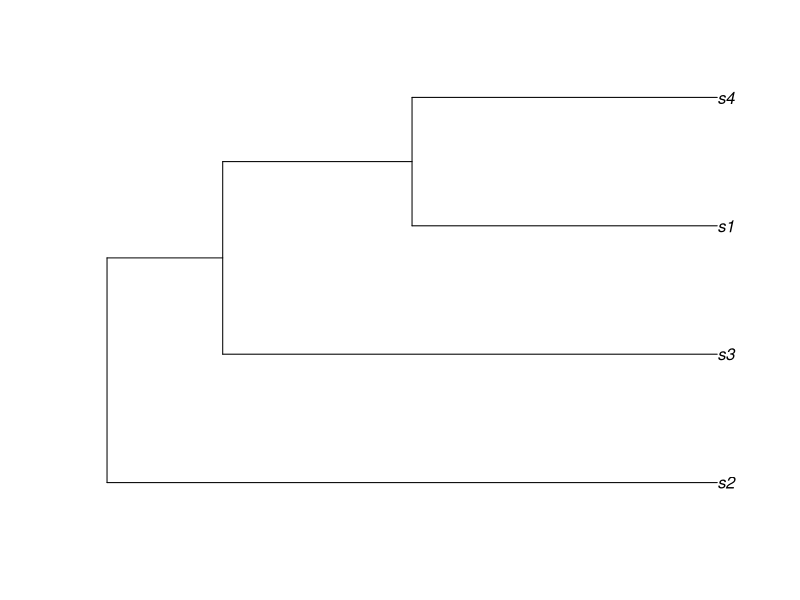
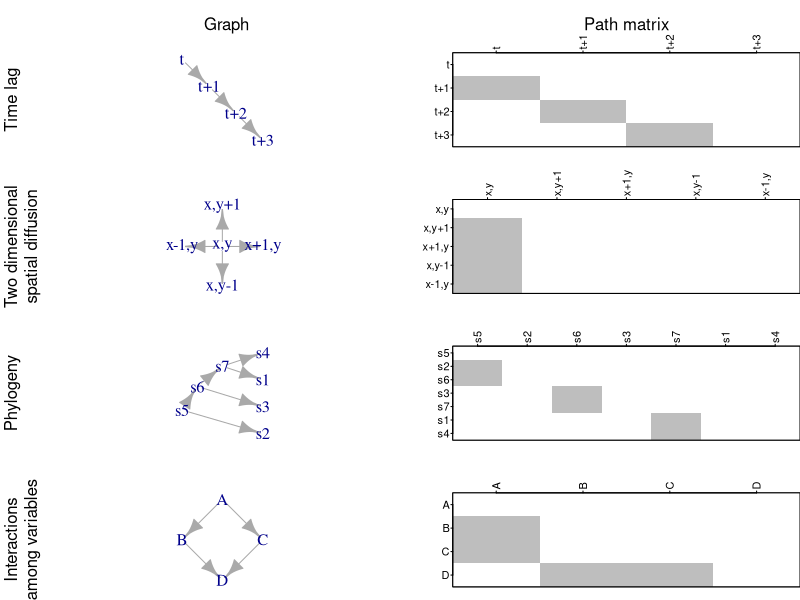

Write R code to recreate these figures, in order.

root_dir = R'(C:\Users\James.Thorson\Desktop\Git\GGMM)'

#
Date = Sys.Date()
run_dir = file.path(root_dir, Date )
  dir.create(run_dir)

library(igraph)
library(Matrix)
library(ape)

plot_graph<-
function( graph ){           # rev(seq_len(ncol(A)))
  A = (as_adjacency_matrix(graph))   # [,rev(seq_len(nrow(A)))]
  image( as.matrix(A)[,rev(seq_len(ncol(A)))], x = seq_len(nrow(A)), y = seq_len(ncol(A)),
         col = c("white","grey"), xaxt = "n", yaxt = "n",
         xlab = "", ylab = "" )
  axis(3, at = axTicks(3), label = names(V(graph)), las = 2)
  axis(2, at = axTicks(2), label = rev(names(V(graph))), las = 2)
  box()
}

g1 <- graph_from_literal(
  "t" -+ "t+1",
  "t+1" -+ "t+2",
  "t+2" -+ "t+3"
)
coords1 = layout_(g1, with_sugiyama())
coords1$layout = cbind( 1:4, 4:1 )

g2 <- graph_from_literal(
  "x,y" -+ "x,y+1",
  "x,y" -+ "x+1,y",
  "x,y" -+ "x,y-1",
  "x,y" -+ "x-1,y"
)
coords2 = layout_(g2, with_sugiyama())
coords2$layout = cbind( x = c(0, 0, 1, 0, -1), y = c(0, 1, 0, -1, 0) )

# Tree
set.seed(101)
tree = rtree(4)
tree$tip.label = gsub( tree$tip.label, pattern = "t", replacement = "s")
tree$node.label = paste0("s", Ntip(tree) + seq_len(Nnode(tree)) )
# Rescale edge lengths
height = node.depth.edgelength(tree)[seq_len(Ntip(tree))]
extra_height = max(height) - height
match_tip_to_edge = match(seq_len(Ntip(tree)),tree$edge[,2])
tree$edge.length[match_tip_to_edge] = tree$edge.length[match_tip_to_edge] + extra_height
g3 = as.igraph(tree)
plot(tree)
coords <- get("last_plot.phylo", envir = .PlotPhyloEnv)
tip_positions <- data.frame(label = tree$tip.label,
                            x = coords$xx[1:Ntip(tree)],
                            y = coords$yy[1:Ntip(tree)])
node_positions <- data.frame(node = (Ntip(tree) + 1):(Ntip(tree) + tree$Nnode),
                             x = coords$xx[(Ntip(tree) + 1):(Ntip(tree) + tree$Nnode)],
                             y = coords$yy[(Ntip(tree) + 1):(Ntip(tree) + tree$Nnode)])
names(node_positions)[1] = "label"
node_positions[,1] = tree$node.label
positions = rbind( tip_positions, node_positions)
coords3 = layout_(g3, with_sugiyama())
coords3$layout = as.matrix(positions[ match(names(V(g3)),positions$label),c("x","y")])

# Interactions
g4 <- graph_from_literal(
  "A" -+ "B",
  "A" -+ "C",
  "B" -+ "D",
  "C" -+ "D"
)
coords4 = layout_(g4, with_sugiyama())

png( file.path(run_dir,"graph_examples.png"), width = 4, height = 8, res = 200, units="in" )
  par( mfrow = c(4,2), mar=c(0,4,4,0), mgp = c(1.75, 0.25, 0), tck=-0.02, oma = c(1,0,0,0) )
  for( g_i in 1:4 ){
    graph = list( g1, g2, g3, g4 )[[g_i]]
    coords = list( coords1, coords2, coords3, coords4 )[[g_i]]

    plot( graph, layout = coords, vertex.color = "white", vertex.frame.color = NA,
              vertex.label = names(V(graph)), vertex.label.cex = 1.5, edge.label.cex = 1.5, xlim=c(-1,1.2) )
    mtext( side = 2, line = 1,
           text = c("Time lag\n", "Two dimensional\nspatial diffusion", "Phylogeny\n", "Interactions\namong variables")[g_i] )
    if(g_i==1) mtext( side = 3, text = "Graph", line = 1.5 )
    plot_graph(graph)
    if(g_i==1) mtext( side = 3, text = "Path matrix", line = 1.5 )
  }
dev.off()

